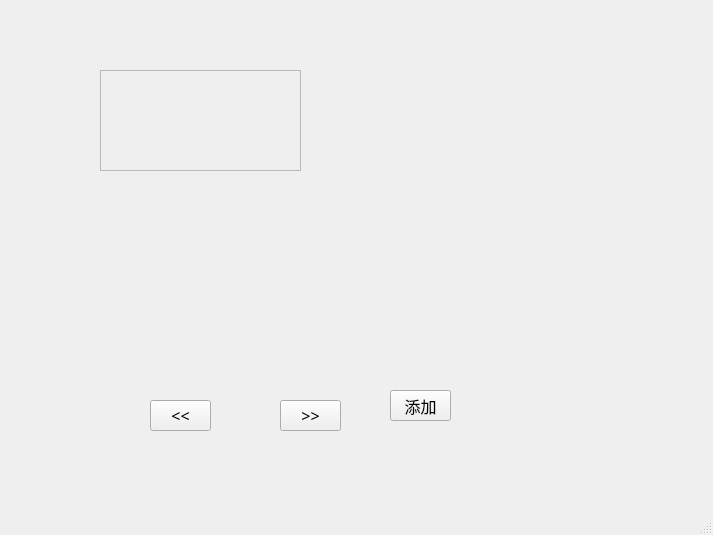
<?xml version="1.0" encoding="UTF-8"?>
<ui version="4.0">
 <class>Wnd4Detail</class>
 <widget class="QMainWindow" name="Wnd4Detail">
  <property name="geometry">
   <rect>
    <x>0</x>
    <y>0</y>
    <width>713</width>
    <height>535</height>
   </rect>
  </property>
  <property name="windowTitle">
   <string>MainWindow</string>
  </property>
  <widget class="QWidget" name="centralwidget">
   <widget class="QPushButton" name="pushButton_2">
    <property name="geometry">
     <rect>
      <x>390</x>
      <y>390</y>
      <width>61</width>
      <height>31</height>
     </rect>
    </property>
    <property name="font">
     <font>
      <family>Adobe Devanagari</family>
      <pointsize>12</pointsize>
     </font>
    </property>
    <property name="text">
     <string>添加</string>
    </property>
   </widget>
   <widget class="QPushButton" name="btn_prev">
    <property name="geometry">
     <rect>
      <x>150</x>
      <y>400</y>
      <width>61</width>
      <height>31</height>
     </rect>
    </property>
    <property name="font">
     <font>
      <family>Adobe Devanagari</family>
      <pointsize>12</pointsize>
     </font>
    </property>
    <property name="text">
     <string>&lt;&lt;</string>
    </property>
   </widget>
   <widget class="QPushButton" name="btn_next">
    <property name="geometry">
     <rect>
      <x>280</x>
      <y>400</y>
      <width>61</width>
      <height>31</height>
     </rect>
    </property>
    <property name="font">
     <font>
      <family>Adobe Devanagari</family>
      <pointsize>12</pointsize>
     </font>
    </property>
    <property name="text">
     <string>&gt;&gt;</string>
    </property>
   </widget>
   <widget class="Card4QueryResult" name="frame">
    <property name="geometry">
     <rect>
      <x>100</x>
      <y>70</y>
      <width>201</width>
      <height>101</height>
     </rect>
    </property>
    <property name="frameShape">
     <enum>QFrame::StyledPanel</enum>
    </property>
    <property name="frameShadow">
     <enum>QFrame::Raised</enum>
    </property>
   </widget>
  </widget>
  <widget class="QStatusBar" name="statusbar"/>
 </widget>
 <customwidgets>
  <customwidget>
   <class>Card4QueryResult</class>
   <extends>QFrame</extends>
   <header location="global">card4queryresult.h</header>
   <container>1</container>
  </customwidget>
 </customwidgets>
 <resources/>
 <connections/>
</ui>
